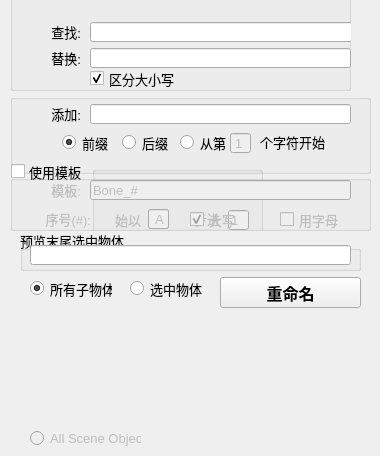
    <widget class="QWidget" name="rename_tab">
     <property name="enabled">
      <bool>true</bool>
     </property>
     <attribute name="icon">
      <iconset>
       <normaloff>icons/rename.png</normaloff>icons/rename.png</iconset>
     </attribute>
     <attribute name="title">
      <string>重命名</string>
     </attribute>
     <widget class="QPushButton" name="renameMake_Button">
      <property name="geometry">
       <rect>
        <x>220</x>
        <y>277</y>
        <width>141</width>
        <height>31</height>
       </rect>
      </property>
      <property name="font">
       <font>
        <pointsize>12</pointsize>
        <weight>75</weight>
        <bold>true</bold>
       </font>
      </property>
      <property name="toolTip">
       <string>&lt;html&gt;&lt;head/&gt;&lt;body&gt;&lt;p&gt;Good Luck!&lt;/p&gt;&lt;/body&gt;&lt;/html&gt;</string>
      </property>
      <property name="text">
       <string>重命名</string>
      </property>
      <property name="+command" stdset="0">
       <string>renameMakeCmd</string>
      </property>
     </widget>
     <widget class="QGroupBox" name="renameReplace_groupBox">
      <property name="geometry">
       <rect>
        <x>10</x>
        <y>-10</y>
        <width>341</width>
        <height>101</height>
       </rect>
      </property>
      <property name="font">
       <font>
        <pointsize>10</pointsize>
       </font>
      </property>
      <property name="title">
       <string/>
      </property>
      <property name="flat">
       <bool>true</bool>
      </property>
      <widget class="QLabel" name="label">
       <property name="geometry">
        <rect>
         <x>10</x>
         <y>32</y>
         <width>61</width>
         <height>20</height>
        </rect>
       </property>
       <property name="font">
        <font>
         <pointsize>10</pointsize>
        </font>
       </property>
       <property name="text">
        <string>查找:</string>
       </property>
       <property name="alignment">
        <set>Qt::AlignRight|Qt::AlignTrailing|Qt::AlignVCenter</set>
       </property>
      </widget>
      <widget class="QLineEdit" name="renameSearch_lineEdit">
       <property name="geometry">
        <rect>
         <x>80</x>
         <y>32</y>
         <width>271</width>
         <height>20</height>
        </rect>
       </property>
       <property name="font">
        <font>
         <pointsize>10</pointsize>
        </font>
       </property>
       <property name="text">
        <string/>
       </property>
       <property name="+changeCommand" stdset="0">
        <string>renameUpdatePreviewCmd</string>
       </property>
      </widget>
      <widget class="QLineEdit" name="renameReplace_lineEdit">
       <property name="geometry">
        <rect>
         <x>80</x>
         <y>58</y>
         <width>261</width>
         <height>20</height>
        </rect>
       </property>
       <property name="font">
        <font>
         <pointsize>10</pointsize>
        </font>
       </property>
       <property name="text">
        <string/>
       </property>
       <property name="+changeCommand" stdset="0">
        <string>renameUpdatePreviewCmd</string>
       </property>
      </widget>
      <widget class="QLabel" name="label_6">
       <property name="geometry">
        <rect>
         <x>0</x>
         <y>60</y>
         <width>71</width>
         <height>16</height>
        </rect>
       </property>
       <property name="font">
        <font>
         <pointsize>10</pointsize>
        </font>
       </property>
       <property name="layoutDirection">
        <enum>Qt::LeftToRight</enum>
       </property>
       <property name="text">
        <string>替换:</string>
       </property>
       <property name="alignment">
        <set>Qt::AlignRight|Qt::AlignTrailing|Qt::AlignVCenter</set>
       </property>
      </widget>
      <widget class="QCheckBox" name="renameCase_checkBox">
       <property name="geometry">
        <rect>
         <x>80</x>
         <y>80</y>
         <width>91</width>
         <height>17</height>
        </rect>
       </property>
       <property name="font">
        <font>
         <pointsize>10</pointsize>
        </font>
       </property>
       <property name="text">
        <string>区分大小写</string>
       </property>
       <property name="checked">
        <bool>true</bool>
       </property>
       <property name="+changeCommand" stdset="0">
        <string>renameUpdatePreviewCmd</string>
       </property>
      </widget>
     </widget>
     <widget class="QGroupBox" name="renameAdd_groupBox">
      <property name="geometry">
       <rect>
        <x>10</x>
        <y>94</y>
        <width>361</width>
        <height>80</height>
       </rect>
      </property>
      <property name="font">
       <font>
        <pointsize>10</pointsize>
       </font>
      </property>
      <property name="title">
       <string/>
      </property>
      <property name="flat">
       <bool>true</bool>
      </property>
      <widget class="QLineEdit" name="renamePerfix_lineEdit">
       <property name="geometry">
        <rect>
         <x>80</x>
         <y>10</y>
         <width>261</width>
         <height>20</height>
        </rect>
       </property>
       <property name="font">
        <font>
         <pointsize>10</pointsize>
        </font>
       </property>
       <property name="inputMethodHints">
        <set>Qt::ImhNone</set>
       </property>
       <property name="inputMask">
        <string/>
       </property>
       <property name="text">
        <string/>
       </property>
       <property name="frame">
        <bool>true</bool>
       </property>
       <property name="+changeCommand" stdset="0">
        <string>renameUpdatePreviewCmd</string>
       </property>
      </widget>
      <widget class="QLabel" name="label_7">
       <property name="geometry">
        <rect>
         <x>40</x>
         <y>10</y>
         <width>31</width>
         <height>20</height>
        </rect>
       </property>
       <property name="font">
        <font>
         <pointsize>10</pointsize>
        </font>
       </property>
       <property name="text">
        <string>添加:</string>
       </property>
       <property name="alignment">
        <set>Qt::AlignRight|Qt::AlignTrailing|Qt::AlignVCenter</set>
       </property>
      </widget>
      <widget class="QLabel" name="label_11">
       <property name="geometry">
        <rect>
         <x>244</x>
         <y>38</y>
         <width>71</width>
         <height>20</height>
        </rect>
       </property>
       <property name="font">
        <font>
         <pointsize>10</pointsize>
        </font>
       </property>
       <property name="text">
        <string>个字符开始</string>
       </property>
       <property name="alignment">
        <set>Qt::AlignRight|Qt::AlignTrailing|Qt::AlignVCenter</set>
       </property>
      </widget>
      <widget class="QRadioButton" name="renamePrefix_radioButton">
       <property name="geometry">
        <rect>
         <x>52</x>
         <y>40</y>
         <width>51</width>
         <height>17</height>
        </rect>
       </property>
       <property name="font">
        <font>
         <pointsize>10</pointsize>
        </font>
       </property>
       <property name="text">
        <string>前缀</string>
       </property>
       <property name="checked">
        <bool>true</bool>
       </property>
       <property name="+changeCommand" stdset="0">
        <string>renameUpdatePreviewCmd</string>
       </property>
       <attribute name="buttonGroup">
        <string notr="true">buttonGroup_3</string>
       </attribute>
      </widget>
      <widget class="QRadioButton" name="renameSuffix_radioButton">
       <property name="geometry">
        <rect>
         <x>112</x>
         <y>40</y>
         <width>51</width>
         <height>17</height>
        </rect>
       </property>
       <property name="font">
        <font>
         <pointsize>10</pointsize>
        </font>
       </property>
       <property name="text">
        <string>后缀</string>
       </property>
       <property name="+changeCommand" stdset="0">
        <string>renameUpdatePreviewCmd</string>
       </property>
       <attribute name="buttonGroup">
        <string notr="true">buttonGroup_3</string>
       </attribute>
      </widget>
      <widget class="QRadioButton" name="renameStart_radioButton">
       <property name="geometry">
        <rect>
         <x>170</x>
         <y>40</y>
         <width>51</width>
         <height>17</height>
        </rect>
       </property>
       <property name="font">
        <font>
         <pointsize>10</pointsize>
        </font>
       </property>
       <property name="text">
        <string>从第</string>
       </property>
       <property name="+changeCommand" stdset="0">
        <string>renameUpdatePreviewCmd</string>
       </property>
       <attribute name="buttonGroup">
        <string notr="true">buttonGroup_3</string>
       </attribute>
      </widget>
      <widget class="QLineEdit" name="renameStart_lineEdit">
       <property name="enabled">
        <bool>false</bool>
       </property>
       <property name="geometry">
        <rect>
         <x>220</x>
         <y>39</y>
         <width>21</width>
         <height>20</height>
        </rect>
       </property>
       <property name="font">
        <font>
         <pointsize>10</pointsize>
        </font>
       </property>
       <property name="inputMask">
        <string>99; </string>
       </property>
       <property name="text">
        <string>1</string>
       </property>
       <property name="alignment">
        <set>Qt::AlignRight|Qt::AlignTrailing|Qt::AlignVCenter</set>
       </property>
       <property name="+changeCommand" stdset="0">
        <string>renameStartChangeCmd</string>
       </property>
      </widget>
      <widget class="QLabel" name="renameStart_label">
       <property name="geometry">
        <rect>
         <x>400</x>
         <y>40</y>
         <width>20</width>
         <height>20</height>
        </rect>
       </property>
       <property name="font">
        <font>
         <pointsize>10</pointsize>
        </font>
       </property>
       <property name="text">
        <string>st</string>
       </property>
       <property name="alignment">
        <set>Qt::AlignRight|Qt::AlignTrailing|Qt::AlignVCenter</set>
       </property>
      </widget>
     </widget>
     <widget class="QRadioButton" name="renameHierarchy_radioButton">
      <property name="geometry">
       <rect>
        <x>30</x>
        <y>280</y>
        <width>82</width>
        <height>17</height>
       </rect>
      </property>
      <property name="font">
       <font>
        <pointsize>10</pointsize>
       </font>
      </property>
      <property name="text">
       <string>所有子物体</string>
      </property>
      <property name="checked">
       <bool>true</bool>
      </property>
      <property name="+changeCommand" stdset="0">
       <string>renameUpdatePreviewCmd</string>
      </property>
      <attribute name="buttonGroup">
       <string notr="true">buttonGroup</string>
      </attribute>
     </widget>
     <widget class="QRadioButton" name="renameSelected_radioButton">
      <property name="geometry">
       <rect>
        <x>130</x>
        <y>280</y>
        <width>82</width>
        <height>17</height>
       </rect>
      </property>
      <property name="font">
       <font>
        <pointsize>10</pointsize>
       </font>
      </property>
      <property name="text">
       <string>选中物体</string>
      </property>
      <property name="+changeCommand" stdset="0">
       <string>renameUpdatePreviewCmd</string>
      </property>
      <attribute name="buttonGroup">
       <string notr="true">buttonGroup</string>
      </attribute>
     </widget>
     <widget class="QRadioButton" name="renameAll_radioButton">
      <property name="enabled">
       <bool>false</bool>
      </property>
      <property name="geometry">
       <rect>
        <x>30</x>
        <y>430</y>
        <width>111</width>
        <height>17</height>
       </rect>
      </property>
      <property name="font">
       <font>
        <pointsize>10</pointsize>
       </font>
      </property>
      <property name="text">
       <string>All Scene Objects</string>
      </property>
      <property name="+changeCommand" stdset="0">
       <string>renameUpdatePreviewCmd</string>
      </property>
      <attribute name="buttonGroup">
       <string notr="true">buttonGroup</string>
      </attribute>
     </widget>
     <widget class="QGroupBox" name="renameTemplate_groupBox">
      <property name="geometry">
       <rect>
        <x>10</x>
        <y>160</y>
        <width>361</width>
        <height>71</height>
       </rect>
      </property>
      <property name="font">
       <font>
        <pointsize>10</pointsize>
       </font>
      </property>
      <property name="title">
       <string>使用模板</string>
      </property>
      <property name="alignment">
       <set>Qt::AlignLeading|Qt::AlignLeft|Qt::AlignVCenter</set>
      </property>
      <property name="flat">
       <bool>true</bool>
      </property>
      <property name="checkable">
       <bool>true</bool>
      </property>
      <property name="checked">
       <bool>false</bool>
      </property>
      <widget class="QLineEdit" name="renameTemplate_lineEdit">
       <property name="geometry">
        <rect>
         <x>80</x>
         <y>20</y>
         <width>261</width>
         <height>20</height>
        </rect>
       </property>
       <property name="font">
        <font>
         <pointsize>10</pointsize>
        </font>
       </property>
       <property name="text">
        <string>Bone_#</string>
       </property>
       <property name="+changeCommand" stdset="0">
        <string>renameUpdatePreviewCmd</string>
       </property>
      </widget>
      <widget class="QLabel" name="label_12">
       <property name="geometry">
        <rect>
         <x>20</x>
         <y>20</y>
         <width>51</width>
         <height>20</height>
        </rect>
       </property>
       <property name="font">
        <font>
         <pointsize>10</pointsize>
        </font>
       </property>
       <property name="text">
        <string>模板:</string>
       </property>
       <property name="alignment">
        <set>Qt::AlignRight|Qt::AlignTrailing|Qt::AlignVCenter</set>
       </property>
      </widget>
      <widget class="QLabel" name="label_13">
       <property name="geometry">
        <rect>
         <x>20</x>
         <y>49</y>
         <width>61</width>
         <height>20</height>
        </rect>
       </property>
       <property name="font">
        <font>
         <pointsize>10</pointsize>
        </font>
       </property>
       <property name="text">
        <string>序号(#):</string>
       </property>
       <property name="alignment">
        <set>Qt::AlignRight|Qt::AlignTrailing|Qt::AlignVCenter</set>
       </property>
      </widget>
      <widget class="QCheckBox" name="renameLetter_checkBox">
       <property name="geometry">
        <rect>
         <x>270</x>
         <y>51</y>
         <width>71</width>
         <height>17</height>
        </rect>
       </property>
       <property name="font">
        <font>
         <pointsize>10</pointsize>
        </font>
       </property>
       <property name="text">
        <string>用字母</string>
       </property>
       <property name="+changeCommand" stdset="0">
        <string>renameUpdatePreviewCmd</string>
       </property>
      </widget>
      <widget class="QGroupBox" name="renameOrderNumber_groupBox">
       <property name="geometry">
        <rect>
         <x>82</x>
         <y>6</y>
         <width>171</width>
         <height>71</height>
        </rect>
       </property>
       <property name="font">
        <font>
         <pointsize>10</pointsize>
        </font>
       </property>
       <property name="autoFillBackground">
        <bool>false</bool>
       </property>
       <property name="title">
        <string/>
       </property>
       <property name="alignment">
        <set>Qt::AlignLeading|Qt::AlignLeft|Qt::AlignVCenter</set>
       </property>
       <property name="flat">
        <bool>true</bool>
       </property>
       <widget class="QLabel" name="label_10">
        <property name="geometry">
         <rect>
          <x>97</x>
          <y>43</y>
          <width>31</width>
          <height>20</height>
         </rect>
        </property>
        <property name="font">
         <font>
          <pointsize>10</pointsize>
         </font>
        </property>
        <property name="text">
         <string>步进</string>
        </property>
        <property name="alignment">
         <set>Qt::AlignRight|Qt::AlignTrailing|Qt::AlignVCenter</set>
        </property>
       </widget>
       <widget class="QLineEdit" name="renameOrderStart_lineEdit">
        <property name="geometry">
         <rect>
          <x>56</x>
          <y>43</y>
          <width>21</width>
          <height>20</height>
         </rect>
        </property>
        <property name="font">
         <font>
          <pointsize>10</pointsize>
         </font>
        </property>
        <property name="inputMask">
         <string>00; </string>
        </property>
        <property name="text">
         <string>1</string>
        </property>
        <property name="+changeCommand" stdset="0">
         <string>renameUpdatePreviewCmd</string>
        </property>
       </widget>
       <widget class="QLineEdit" name="renameOrderStep_lineEdit">
        <property name="geometry">
         <rect>
          <x>136</x>
          <y>44</y>
          <width>21</width>
          <height>20</height>
         </rect>
        </property>
        <property name="font">
         <font>
          <pointsize>10</pointsize>
         </font>
        </property>
        <property name="inputMask">
         <string>0; </string>
        </property>
        <property name="text">
         <string>1</string>
        </property>
        <property name="+changeCommand" stdset="0">
         <string>renameUpdatePreviewCmd</string>
        </property>
       </widget>
      </widget>
      <widget class="QLineEdit" name="renameOrderLetter_lineEdit">
       <property name="geometry">
        <rect>
         <x>138</x>
         <y>49</y>
         <width>21</width>
         <height>20</height>
        </rect>
       </property>
       <property name="font">
        <font>
         <pointsize>10</pointsize>
        </font>
       </property>
       <property name="inputMask">
        <string>A; </string>
       </property>
       <property name="text">
        <string>A</string>
       </property>
       <property name="maxLength">
        <number>1</number>
       </property>
       <property name="alignment">
        <set>Qt::AlignRight|Qt::AlignTrailing|Qt::AlignVCenter</set>
       </property>
       <property name="+changeCommand" stdset="0">
        <string>renameUpdatePreviewCmd</string>
       </property>
      </widget>
      <widget class="QCheckBox" name="renameUpcase_checkBox">
       <property name="geometry">
        <rect>
         <x>180</x>
         <y>51</y>
         <width>81</width>
         <height>17</height>
        </rect>
       </property>
       <property name="font">
        <font>
         <pointsize>10</pointsize>
        </font>
       </property>
       <property name="text">
        <string>大写</string>
       </property>
       <property name="checked">
        <bool>true</bool>
       </property>
       <property name="tristate">
        <bool>false</bool>
       </property>
       <property name="+changeCommand" stdset="0">
        <string>renameUpdatePreviewCmd</string>
       </property>
      </widget>
      <widget class="QLabel" name="label_9">
       <property name="geometry">
        <rect>
         <x>90</x>
         <y>50</y>
         <width>41</width>
         <height>20</height>
        </rect>
       </property>
       <property name="font">
        <font>
         <pointsize>10</pointsize>
        </font>
       </property>
       <property name="text">
        <string>始以</string>
       </property>
       <property name="alignment">
        <set>Qt::AlignRight|Qt::AlignTrailing|Qt::AlignVCenter</set>
       </property>
      </widget>
      <zorder>renameOrderNumber_groupBox</zorder>
      <zorder>renameTemplate_lineEdit</zorder>
      <zorder>label_12</zorder>
      <zorder>label_13</zorder>
      <zorder>renameLetter_checkBox</zorder>
      <zorder>renameOrderLetter_lineEdit</zorder>
      <zorder>renameUpcase_checkBox</zorder>
      <zorder>label_9</zorder>
     </widget>
     <widget class="QGroupBox" name="renamePreview_groupBox">
      <property name="geometry">
       <rect>
        <x>20</x>
        <y>230</y>
        <width>341</width>
        <height>41</height>
       </rect>
      </property>
      <property name="font">
       <font>
        <pointsize>10</pointsize>
       </font>
      </property>
      <property name="title">
       <string>预览末尾选中物体</string>
      </property>
      <widget class="QLineEdit" name="renamePreview_lineEdit">
       <property name="enabled">
        <bool>true</bool>
       </property>
       <property name="geometry">
        <rect>
         <x>10</x>
         <y>15</y>
         <width>321</width>
         <height>20</height>
        </rect>
       </property>
       <property name="font">
        <font>
         <pointsize>10</pointsize>
        </font>
       </property>
       <property name="text">
        <string/>
       </property>
       <property name="alignment">
        <set>Qt::AlignCenter</set>
       </property>
       <property name="readOnly">
        <bool>true</bool>
       </property>
      </widget>
     </widget>
     <widget class="QCheckBox" name="renameTemplate_checkBox">
      <property name="geometry">
       <rect>
        <x>-90</x>
        <y>290</y>
        <width>70</width>
        <height>17</height>
       </rect>
      </property>
      <property name="font">
       <font>
        <pointsize>10</pointsize>
       </font>
      </property>
      <property name="text">
       <string>CheckBox</string>
      </property>
      <property name="+changeCommand" stdset="0">
       <string>renameUpdatePreview</string>
      </property>
     </widget>
    </widget>
